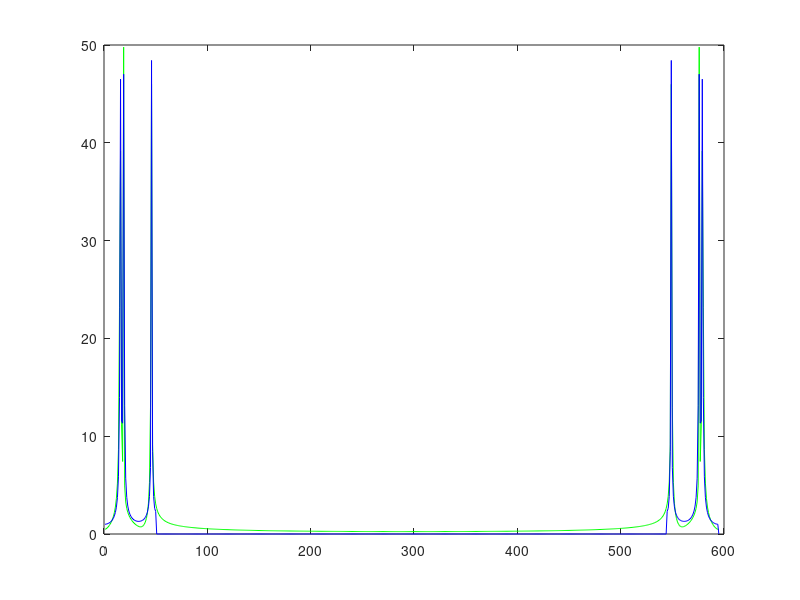
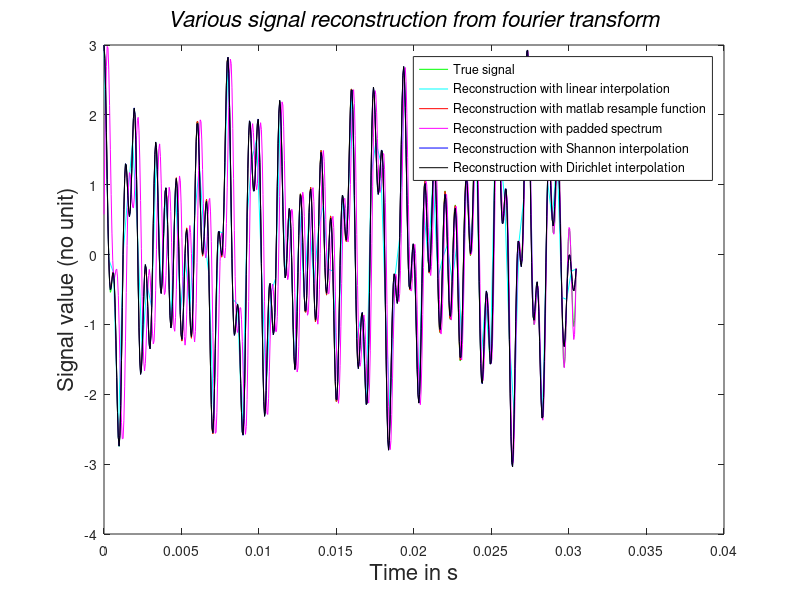
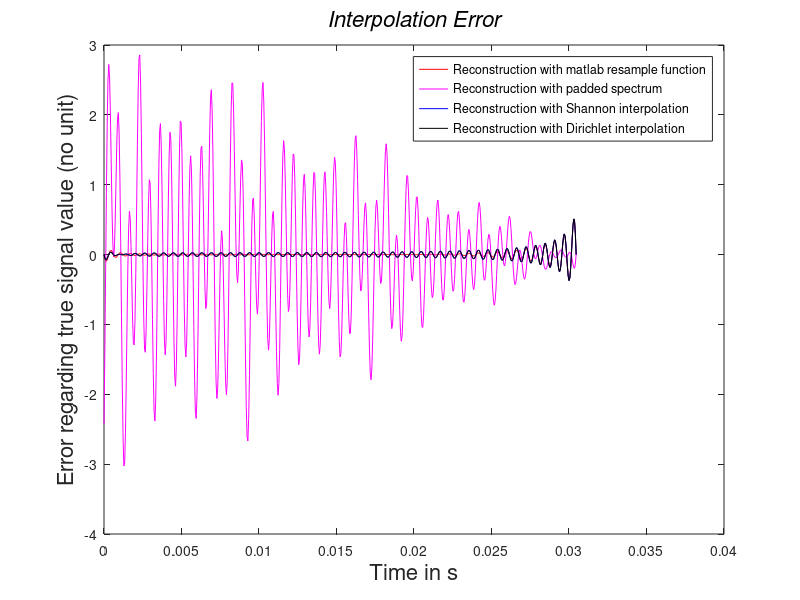

Write the MATLAB code that produced these figures, in order.
clc;
clear all;
close all;


Fe = 3250;
Te = 1/Fe;
Nech = 100;

F1 = 512;
F2 = 625;
FMax = 1500;

time = [0:Te:(Nech-1)*Te];
timeDiscrete = [1:1:Nech];
frequency = (timeDiscrete/Nech)*Fe;

signal = cos(2*pi*F1*(time))+cos(2*pi*F2*(time))+cos(2*pi*FMax*(time));

%Compute the FFT
spectrum=zeros(1,Nech);
for k = timeDiscrete
    for l = timeDiscrete
        spectrum(k) = spectrum(k) + signal(l)*exp(-2*pi*j*l*k/Nech);
    end
end

%Compute de inverse FFT
reconstruction=zeros(1,Nech);
for k = timeDiscrete
    for l = timeDiscrete
        reconstruction(k) = reconstruction(k) + spectrum(l)*exp(2*pi*j*l*k/Nech);
    end
end
reconstruction=reconstruction/Nech;

%%%%%%%%%%%%%%%%%%%%%%%%%%%%%%%%%%%%%%%%%%%%%%%%%%%%%%%%%%%%%%%%%%%%%%%%%%%%
%%%%%%%%%%%%%%%%%%    Now interpolation will take place   %%%%%%%%%%%%%%%%%%
%%%%%%%%%%%%%%%%%%%%%%%%%%%%%%%%%%%%%%%%%%%%%%%%%%%%%%%%%%%%%%%%%%%%%%%%%%%%

Finterp = 6*Fe;
Tinterp = 1/Finterp;
TimeInterp = [0:Tinterp:(Nech-1)*Te];
[m,n] = size(TimeInterp);
NechInterp = n;
TimeInterpDiscrete = [1:1:NechInterp];

%Compute original signal value without any interpolation
signalResampled = cos(2*pi*F1*(TimeInterp))+cos(2*pi*F2*(TimeInterp))+cos(2*pi*FMax*(TimeInterp));

%Compute original signal interpolation through matlab resample function
[P,Q] = rat(Finterp/Fe);
interp_matlab = resample(reconstruction,P,Q);

%Compute original signal interpolation by padding the fft and performing
%inverse fft on the result
semipaddedsize=floor(NechInterp/2);
padded_spectrum0 = zeros(1,semipaddedsize);
padded_spectrum0 = padarray(spectrum(1:Nech/2),[0 semipaddedsize-(Nech/2)],0,'post');
padded_spectrum = zeros(1,NechInterp);
padded_spectrum(1:semipaddedsize) = padded_spectrum0;
padded_spectrum(semipaddedsize+1:NechInterp-1) = conj(fliplr(padded_spectrum0));
padded_timeDiscrete = [1:1:NechInterp];
padded_reconstruction = zeros(1,NechInterp);
for k = padded_timeDiscrete
    for l = padded_timeDiscrete
        padded_reconstruction(k) = padded_reconstruction(k) + padded_spectrum(l)*exp(2*pi*j*l*k/NechInterp);
    end
end
padded_reconstruction=padded_reconstruction/(1*Nech);


%Compute original signal interpolation through shannon interpolation method
interp_shannon=zeros(1,NechInterp);
for k = TimeInterpDiscrete
    for l = timeDiscrete
        interp_shannon(k) = interp_shannon(k) + reconstruction(l)*sinc(Fe*(TimeInterp(k)-time(l)));
    end
end

%Compute original signal interpolation through dirichlet kernel interpolation method
interp_dirichlet=zeros(1,NechInterp);
for k = TimeInterpDiscrete
    for l = timeDiscrete
        if (TimeInterp(k) ~= time(l))
            x = 2*pi*Fe*(TimeInterp(k)-time(l))/NechInterp;
            interp_dirichlet(k) = interp_dirichlet(k) + reconstruction(l)*(sin((NechInterp/2 + 0.5)*x)/sin(0.5*x));
        else
            interp_dirichlet(k) = NechInterp * reconstruction(l);
            break;
        end
    end
end
interp_dirichlet = interp_dirichlet/NechInterp; 


%%%%%%%%%%%%%%%%%%%%%%%%%%%%%%%%%%%%%%%%%%%%%%%%%%%%%%%%%%%%%%%%%%%%%%%%%%%%
%%%%%%%%%%%%%%%%%%       Let's print out the result       %%%%%%%%%%%%%%%%%%
%%%%%%%%%%%%%%%%%%%%%%%%%%%%%%%%%%%%%%%%%%%%%%%%%%%%%%%%%%%%%%%%%%%%%%%%%%%%

% figure(1);
% plot(time,signal,'g');
% hold on;
% plot(time,real(reconstruction),'r');
 
spectrumresampled=zeros(1,NechInterp);
for k = TimeInterpDiscrete
    for l = TimeInterpDiscrete
        spectrumresampled(k) = spectrumresampled(k) + signalResampled(l)*exp(-2*pi*j*l*k/NechInterp);
    end
end

figure(2);
plot(abs(spectrumresampled)/6,'g');
% hold on;
% plot(abs(fft(padded_reconstruction)),'r');
 hold on;
 plot(abs(padded_spectrum),'b');
% hold on;
% plot(abs(spectrum)*5,'c');
% plot(frequency(1:Nech/2),abs(spectrum(1:Nech/2)));
% plot(frequency,asbs(spectrum));


figure(3);

% Ground truth : deterministic signal is recomputed
plot(TimeInterp,signalResampled,'g');
hold on;
% linear interpolation between subsampled points (matlab tracing tool)
plot(time,(reconstruction),'c');
hold on;
% matlab resample command interpolation
plot(TimeInterp,real(interp_matlab(1:NechInterp)),'r');
hold on;
% Padding the spectrum and reconstructing it 
plot(TimeInterp,real(padded_reconstruction),'m');
hold on;
% Shannon interpolation method
plot(TimeInterp,real(interp_shannon),'b');
hold on;
% Dirichlet kernel interpolation method
plot(TimeInterp,real(interp_dirichlet),'k');

xlabel('Time in s','FontSize',16)
ylabel('Signal value (no unit)','FontSize',16)
title('\it{ Various signal reconstruction from fourier transform }','FontSize',16)
legend('True signal', 'Reconstruction with linear interpolation','Reconstruction with matlab resample function', 'Reconstruction with padded spectrum', 'Reconstruction with Shannon interpolation','Reconstruction with Dirichlet interpolation');

figure(4);

% matlab resample command interpolation
plot(TimeInterp,real(interp_matlab(1:NechInterp))-signalResampled,'r');
hold on;
% Padding the spectrum and reconstructing it 
plot(TimeInterp,real(padded_reconstruction)-signalResampled,'m');
hold on;
% Shannon interpolation method
plot(TimeInterp,real(interp_shannon)-signalResampled,'b');
hold on;
% Dirichlet kernel interpolation method
plot(TimeInterp,real(interp_dirichlet)-signalResampled,'k');

xlabel('Time in s','FontSize',16)
ylabel('Error regarding true signal value (no unit)','FontSize',16)
title('\it{ Interpolation Error }','FontSize',16)
legend('Reconstruction with matlab resample function', 'Reconstruction with padded spectrum', 'Reconstruction with Shannon interpolation', 'Reconstruction with Dirichlet interpolation');
